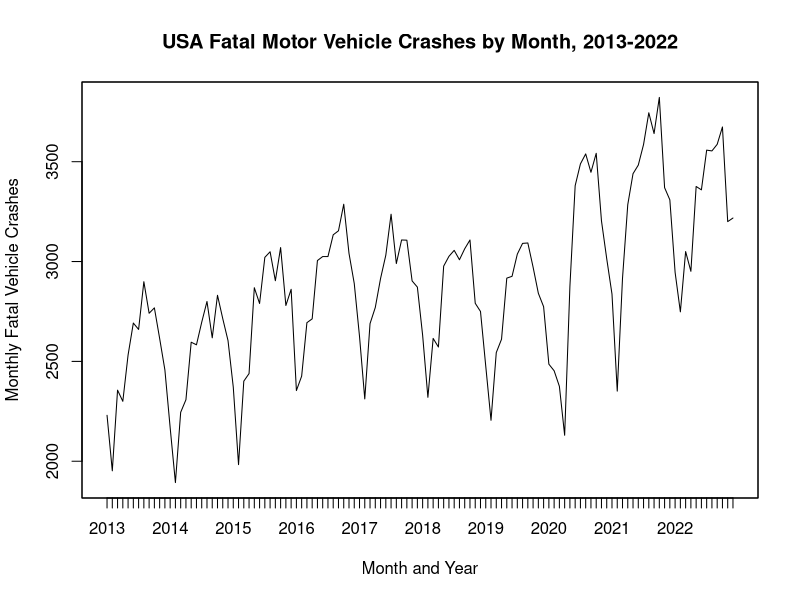
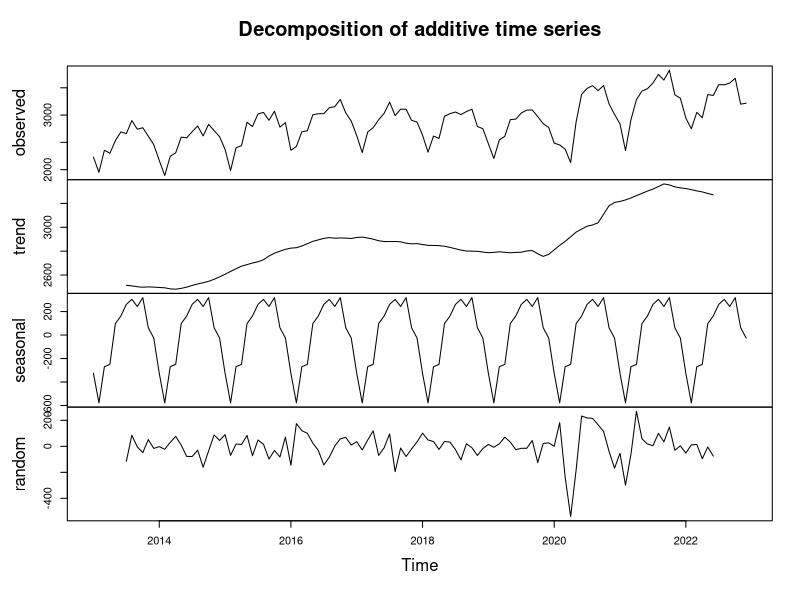

Write R code to recreate these figures, in order.
## ---- chunk 1
knitr::opts_chunk$set(echo = TRUE)
## ---- chunk 2
library(readxl)
library(ggplot2)
library(zoo)
## ---- chunk 3
USAFat <- as.vector(t(as.matrix(read_excel("data/USA-FatalCrashes.xlsx",
  range = "B8:M17", col_names = FALSE,.name_repair = "unique_quiet"))))
NYCFat <- as.vector(t(as.matrix(read_excel("data/NY-FatalCrashes.xlsx",
  range = "B9:M18", col_names = FALSE,.name_repair = "unique_quiet"))))
OREFat <- as.vector(t(as.matrix(read_excel("data/ORE-FatalCrashes.xlsx",
  range = "B9:M18", col_names = FALSE,.name_repair = "unique_quiet"))))
## ---- chunk 4
USADate <- as.yearmon("2013-01") + seq((1/12),(120/12), by = (1/12)) - (1/12)
USAData <- zoo(USAFat, USADate)
plot(USAData, main = "USA Fatal Motor Vehicle Crashes by Month, 2013-2022",
     xlab = "Month and Year", ylab = "Monthly Fatal Vehicle Crashes")
## ---- chunk 5
tsUSA <- ts(USAFat, start = 2013, freq = 12)
tsNYC <- ts(NYCFat, start = 2013, freq = 12)
tsORE <- ts(OREFat, start = 2013, freq = 12)
plot(decompose(tsUSA, type = "add"))
## ---- chunk 6

